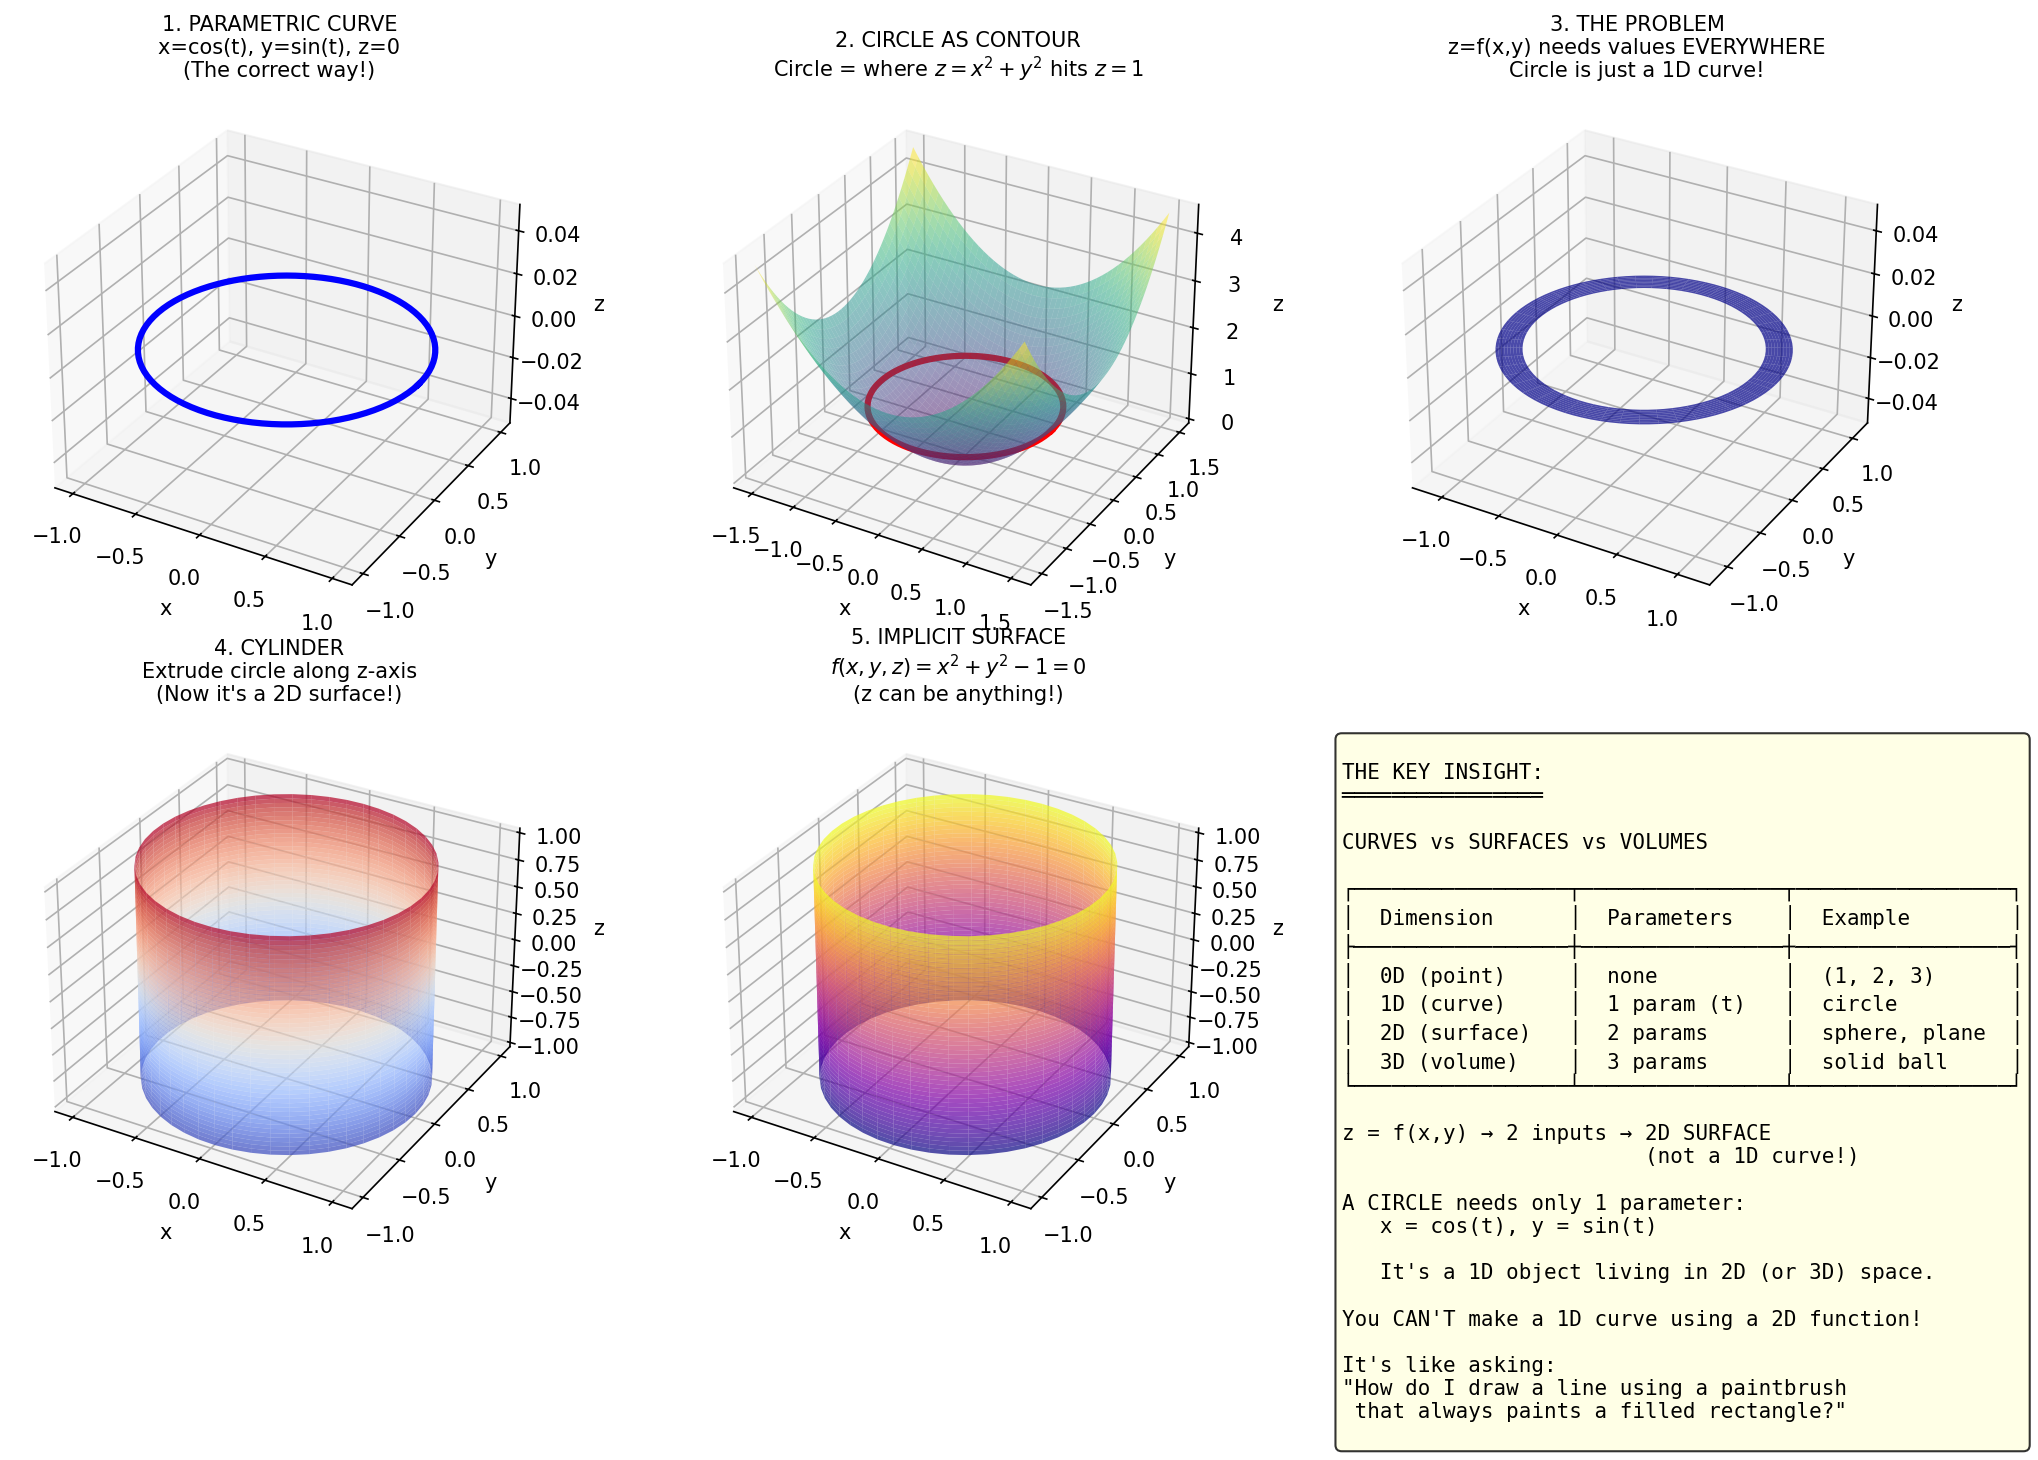

Write the Python code that produced this figure.
"""
How to Represent a Circle in 3D
================================
A circle is a 1D curve, not a 2D surface!
"""

import numpy as np
import matplotlib.pyplot as plt
from mpl_toolkits.mplot3d import Axes3D

fig = plt.figure(figsize=(15, 10))

# =============================================================================
# 1. PARAMETRIC CURVE: The "correct" way to plot a circle in 3D
# =============================================================================
ax1 = fig.add_subplot(2, 3, 1, projection='3d')
t = np.linspace(0, 2*np.pi, 100)
x_circle = np.cos(t)
y_circle = np.sin(t)
z_circle = np.zeros_like(t)  # Circle lies in z=0 plane

ax1.plot(x_circle, y_circle, z_circle, 'b-', linewidth=3)
ax1.set_xlabel('x')
ax1.set_ylabel('y')
ax1.set_zlabel('z')
ax1.set_title('1. PARAMETRIC CURVE\nx=cos(t), y=sin(t), z=0\n(The correct way!)', fontsize=10)

# =============================================================================
# 2. CIRCLE AS CONTOUR: Circle is where z = x² + y² equals 1
# =============================================================================
ax2 = fig.add_subplot(2, 3, 2, projection='3d')

# Plot the paraboloid surface
x = np.linspace(-1.5, 1.5, 50)
y = np.linspace(-1.5, 1.5, 50)
X, Y = np.meshgrid(x, y)
Z = X**2 + Y**2

ax2.plot_surface(X, Y, Z, alpha=0.5, cmap='viridis')

# The circle is where this surface intersects z = 1
z_level = 1
ax2.plot(x_circle, y_circle, np.ones_like(t)*z_level, 'r-', linewidth=3, label='Circle at z=1')

ax2.set_xlabel('x')
ax2.set_ylabel('y')
ax2.set_zlabel('z')
ax2.set_title('2. CIRCLE AS CONTOUR\nCircle = where $z=x^2+y^2$ hits $z=1$', fontsize=10)

# =============================================================================
# 3. THE PROBLEM: Trying to make z = f(x,y) BE a circle
# =============================================================================
ax3 = fig.add_subplot(2, 3, 3, projection='3d')

# We can make z = 0 only ON the circle, undefined elsewhere
# But matplotlib needs values everywhere, so let's show the issue

# Make a "ring" - z is only defined near the circle
theta = np.linspace(0, 2*np.pi, 100)
r = np.linspace(0.9, 1.1, 10)  # narrow ring around r=1
THETA, R = np.meshgrid(theta, r)
X_ring = R * np.cos(THETA)
Y_ring = R * np.sin(THETA)
Z_ring = np.zeros_like(X_ring)  # z = 0 on the ring

ax3.plot_surface(X_ring, Y_ring, Z_ring, alpha=0.7, color='blue')
ax3.set_xlabel('x')
ax3.set_ylabel('y')
ax3.set_zlabel('z')
ax3.set_title('3. THE PROBLEM\nz=f(x,y) needs values EVERYWHERE\nCircle is just a 1D curve!', fontsize=10)

# =============================================================================
# 4. CYLINDER: If you "extrude" a circle, you get a surface
# =============================================================================
ax4 = fig.add_subplot(2, 3, 4, projection='3d')

theta = np.linspace(0, 2*np.pi, 50)
z_cyl = np.linspace(-1, 1, 50)
THETA, Z_CYL = np.meshgrid(theta, z_cyl)
X_cyl = np.cos(THETA)
Y_cyl = np.sin(THETA)

ax4.plot_surface(X_cyl, Y_cyl, Z_CYL, alpha=0.7, cmap='coolwarm')
ax4.set_xlabel('x')
ax4.set_ylabel('y')
ax4.set_zlabel('z')
ax4.set_title('4. CYLINDER\nExtrude circle along z-axis\n(Now it\'s a 2D surface!)', fontsize=10)

# =============================================================================
# 5. IMPLICIT SURFACE: x² + y² = 1 as f(x,y,z) = 0
# =============================================================================
ax5 = fig.add_subplot(2, 3, 5, projection='3d')

# Same cylinder, but thinking of it as: f(x,y,z) = x² + y² - 1 = 0
ax5.plot_surface(X_cyl, Y_cyl, Z_CYL, alpha=0.7, cmap='plasma')
ax5.set_xlabel('x')
ax5.set_ylabel('y')
ax5.set_zlabel('z')
ax5.set_title('5. IMPLICIT SURFACE\n$f(x,y,z) = x^2 + y^2 - 1 = 0$\n(z can be anything!)', fontsize=10)

# =============================================================================
# 6. DIMENSION COMPARISON
# =============================================================================
ax6 = fig.add_subplot(2, 3, 6)
ax6.axis('off')

explanation = """
THE KEY INSIGHT:
════════════════

CURVES vs SURFACES vs VOLUMES

┌─────────────────┬────────────────┬─────────────────┐
│  Dimension      │  Parameters    │  Example        │
├─────────────────┼────────────────┼─────────────────┤
│  0D (point)     │  none          │  (1, 2, 3)      │
│  1D (curve)     │  1 param (t)   │  circle         │
│  2D (surface)   │  2 params      │  sphere, plane  │
│  3D (volume)    │  3 params      │  solid ball     │
└─────────────────┴────────────────┴─────────────────┘

z = f(x,y) → 2 inputs → 2D SURFACE
                        (not a 1D curve!)

A CIRCLE needs only 1 parameter:
   x = cos(t), y = sin(t)

   It's a 1D object living in 2D (or 3D) space.

You CAN'T make a 1D curve using a 2D function!

It's like asking:
"How do I draw a line using a paintbrush
 that always paints a filled rectangle?"
"""
ax6.text(0.05, 0.95, explanation, transform=ax6.transAxes,
         fontsize=10, verticalalignment='top', fontfamily='monospace',
         bbox=dict(boxstyle='round', facecolor='lightyellow', alpha=0.8))

plt.tight_layout()
plt.savefig('circle_in_3d.png', dpi=150, bbox_inches='tight')
plt.show()

print("""
================================================================================
                    SUMMARY: DIMENSIONS MATTER!
================================================================================

Your intuition is correct: z = f(x,y) CAN'T make a circle because:

  • z = f(x,y) produces a SURFACE (2D object)
  • A circle is a CURVE (1D object)

It's a dimension mismatch!

WHAT z = f(x,y) CAN DO:
  ✓ Planes:      z = 2x + 3y
  ✓ Paraboloids: z = x² + y²
  ✓ Saddles:     z = x² - y²
  ✓ Waves:       z = sin(x)cos(y)

WHAT z = f(x,y) CANNOT DO:
  ✗ Circles (1D curves)
  ✗ Spheres (closed surfaces - need ±√)
  ✗ Any shape with "holes" in the domain

TO PLOT A CIRCLE IN 3D, USE:
  → Parametric: x(t), y(t), z(t)  [1 parameter for 1D curve]

================================================================================
""")
